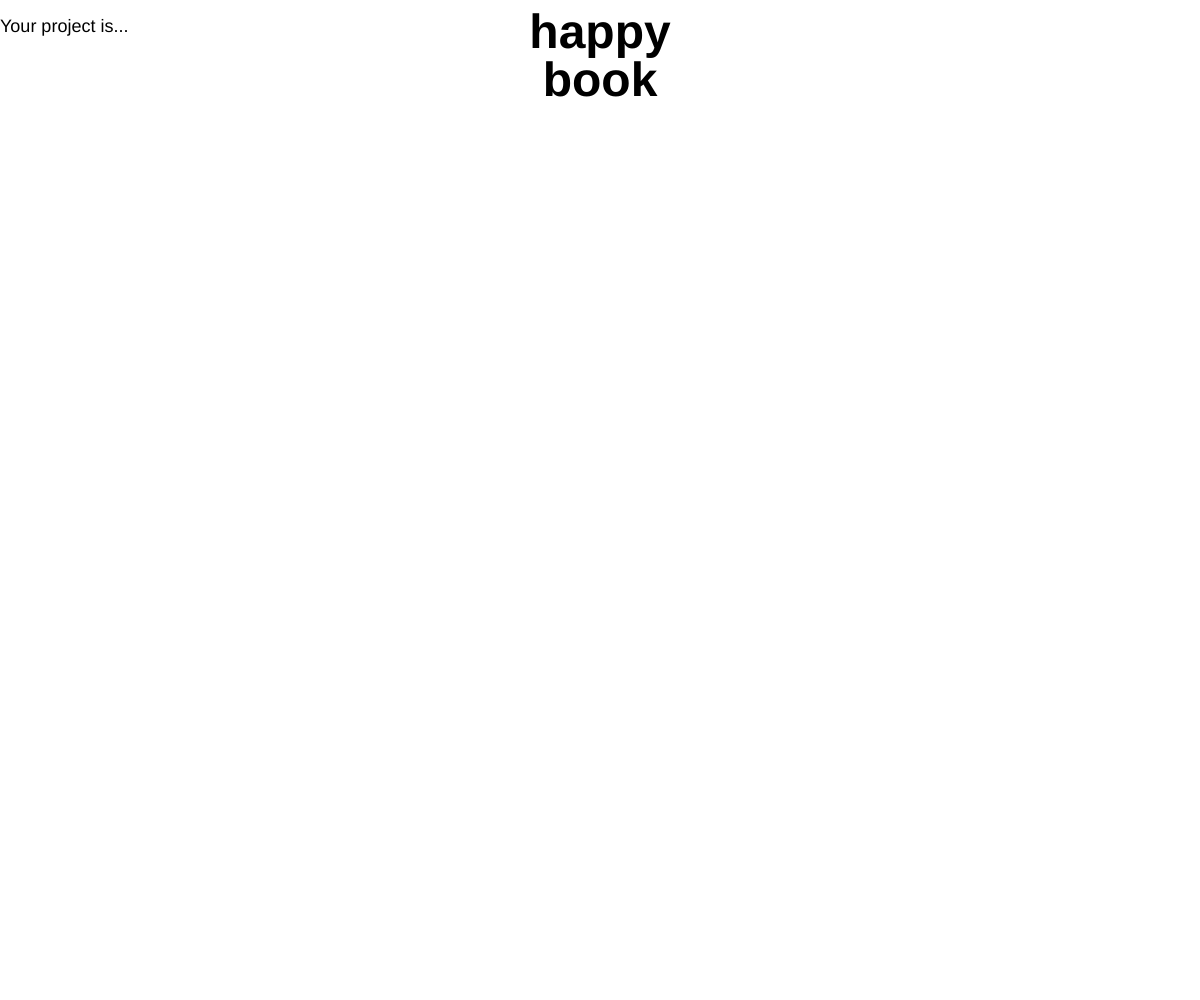
Frame 1 (no input)
Frame 60 (no input): identical to frame 1, image omitted
Frame 120 (the mouse pressed at the canvas centre since frame 60): identical to frame 1, image omitted

The p5.js sketch that drew this single still picture (run headless with seeded random() and noise() and a simulated clock; from frame 60 on, the mouse is pressed at the canvas centre):

// p5.js sketch
// ── sketch.js
function setup() {
    createCanvas(windowWidth, windowHeight);
    var nouns = ['monkey', 'rock', 'Turtle', 'Dubai', 'XBOX', 'Mom', 'chicken spot', 'Park', 'Phone', 'hamster ', 'Spain', 'Johan', 'book', 'scientist', 'Person', 'Car ', 'Musician'];
    var noun = random(nouns); // select random word
    var adjectives = ['Stupid', 'pretty', 'Fat', 'happy', 'Lovely', 'amazing', 'Smart', 'Scary', 'Huge', 'Amazing', 'funny', 'astonishing', 'Lazy', 'beautiful', 'pretty', 'Horrible', 'Beautiful', 'Cloudy', ]
    var adjective = random(adjectives);
    textSize(18);
    text("Your project is...", 0, 32);
    textAlign('center');
    textStyle('bold');
    textSize(48);
    text(adjective, windowWidth / 2, 48);
    text(noun, windowWidth / 2, 96);
}

function draw(){
}
